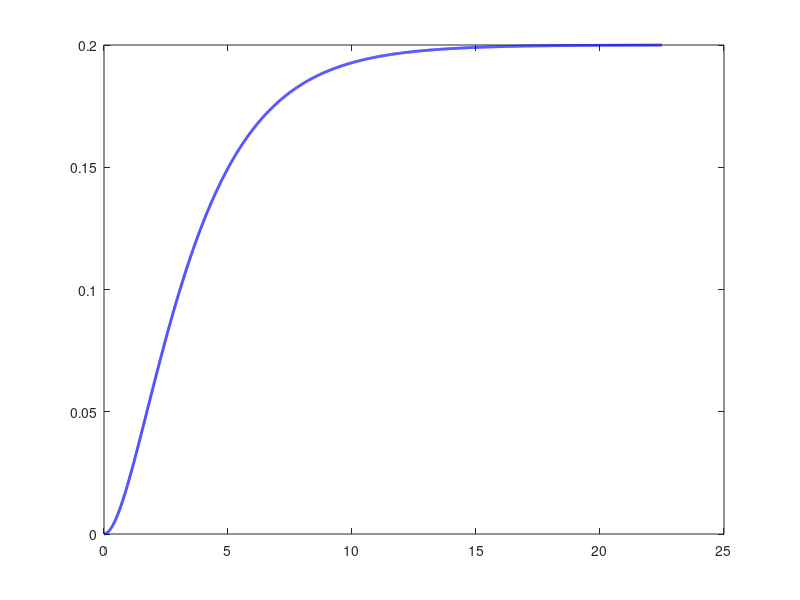

This figure's MATLAB source: (Note: this script raises an error after producing the figure.)
clc;
clear;

% System parameters
m = 2;                % kg
g = 9.81;             % m/s^2
z_desired = 0.2;      % meters (20 cm)
T_sample = 1/400;     % seconds

% Continuous-time system
A = [0 1; 0 0];
B = [0; 1/m];
C = [1 0];
D = 0;
sys = ss(A, B, C, D);

% Discretize
sys_z = c2d(sys, T_sample, 'zoh');
Ad = sys_z.A;
Bd = sys_z.B;
Cd = sys_z.C;
Dd = sys_z.D;

disp(Ad);
disp(Bd);
disp(Cd);

% Check controllability and observability
Cm = [Bd Ad*Bd];
disp('Rank of controllability matrix:');
disp(rank(Cm));

Om = [Cd ; Cd*Ad];
disp('Rank of observability matrix:');
disp(rank(Om));

% Choose closed-loop poles inside unit circle
p1 = 0.999;
p2 = 0.998;

% Place poles and compute gain K
K = place(Ad, Bd, [p1 p2]);
disp('State feedback gain K:');
disp(K);

% Choose poles slightly faster than controller poles
p_obs = [0.97, 0.96];
L = place(Ad', Cd', p_obs)';
disp('Observer gain L is:');
disp(L);

% Compute feedforward gain N to track z_desired
N = inv(Cd * inv(eye(2) - Ad + Bd * K) * Bd);
disp('Feedforward gain N:');
disp(N);

% Simulation setup
n_steps = 9000;
x = [0; 0];               % Initial state: z = 0, vz = 0
z_history = zeros(1, n_steps);
u_history = zeros(1, n_steps);
T_history = zeros(1, n_steps); % Actual thrust applied

for k = 1:n_steps
    % Control law
    u = -K * x + N * z_desired;     % u = T - mg
    T =  u + m * g;                  % actual thrust

    % System update
    x = Ad * x + Bd * u;

    % Store
    z_history(k) = x(1);
    u_history(k) = u;
    T_history(k) = T;
end

% Plotting
t = (0:n_steps-1) * T_sample;

figure;
plot(t, z_history, 'b', 'LineWidth', 2);
yline(z_desired, 'r--', 'LineWidth', 1.5);
xlabel('Time (s)');
ylabel('Altitude z (m)');
title('Quadcopter Altitude Response');
legend('z(t)', 'z_{desired}');

figure;
plot(t, T_history, 'k', 'LineWidth', 2);
yline(m * g, 'r--');
xlabel('Time (s)');
ylabel('Thrust T (N)');
title('Thrust Command vs Hover Thrust');
legend('T(t)', 'mg');
